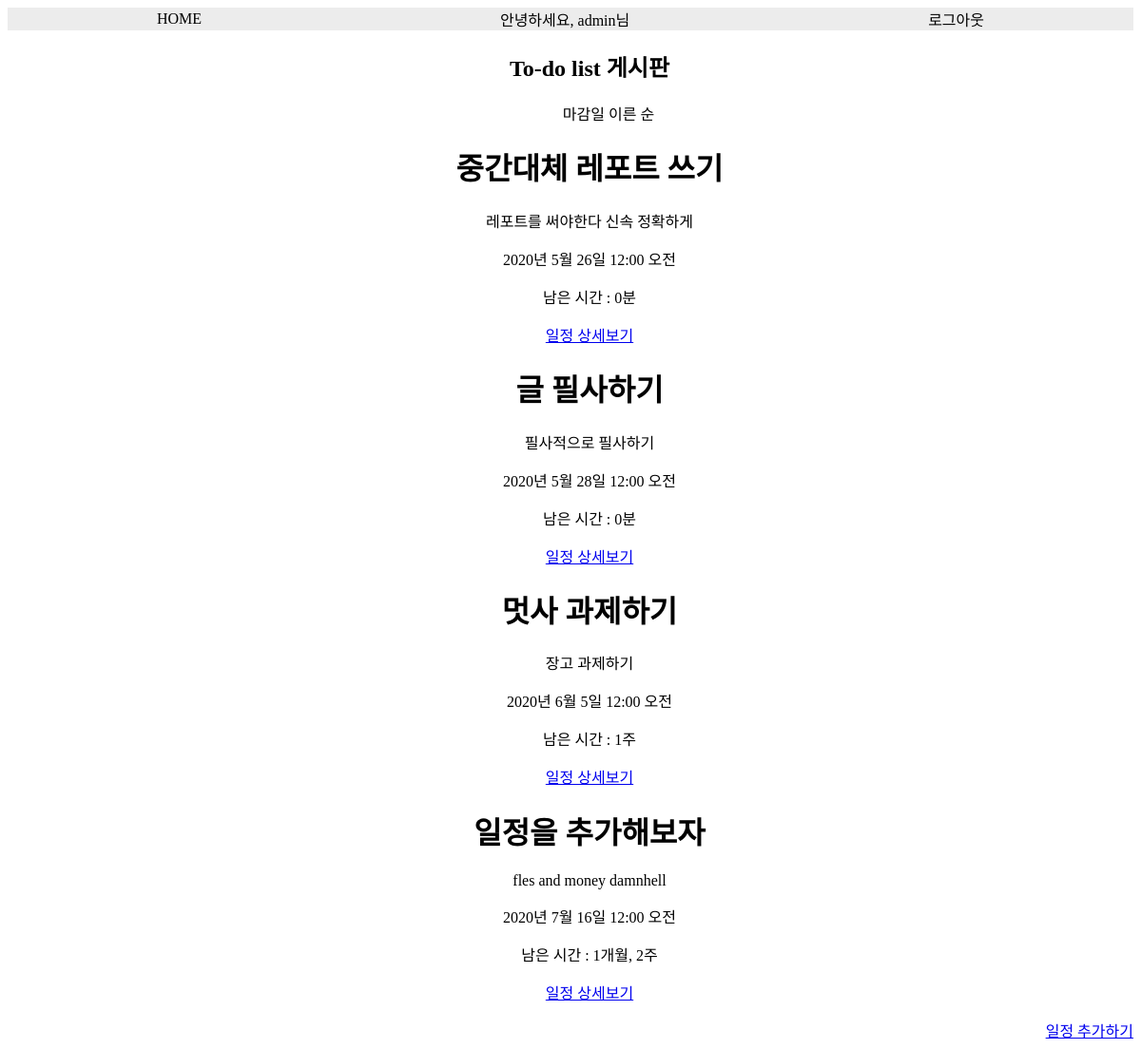
The app's page / (signed in) with its own data.
### blog/models.py (models this page shows, shortened)
class Todo(models.Model):
    title = models.CharField(max_length = 100)
    content = models.TextField(null=True)
    deadline = models.DateTimeField(null=True)
    author = models.ForeignKey(User, on_delete=models.CASCADE, related_name='posts')

### blog/views.py (the view)
# urls.py: 2. Add a URL to urlpatterns:  path('', views.home, name='home')
def home(request):
    todos = Todo.objects.all().order_by('deadline')
    now = datetime.now()
    context = {
        'todos' : todos,
        }
    return render(request, 'home.html', context)

### blog/templates/home.html (shortened to what this page needs)
{% extends 'base.html' %}
{% block css %}
{% load static %}
<link rel="stylesheet" href="{% static 'home.css' %}">
{% endblock css %}
{% block content %}
<div class = "top">
    <div class = "title">
        <h2>To-do list 게시판</h2>
        <p>마감일 이른 순</p>
    </div>
</div>
<div class = "middle">
    {% for todo in todos %}
    <ul>
        <h1>{{todo.title}}</h1>
        <p>{{todo.content}}</p>
        <p>{{todo.deadline}}</p>
        <p>남은 시간 : {{todo.deadline|timeuntil}}</p>
        <a href = "{% url 'detail' todo.pk %}">일정 상세보기</a>
    </ul>
    {% endfor %}
</div>
<div class = "add_to_do">
    <a href = "{% url 'new' %}">일정 추가하기</a>
</div>
{% endblock content %}

### blog/templates/base.html (shortened to what this page needs)
{% load socialaccount %}
<!DOCTYPE html>
<html lang="en">
<head>
    {% block css %}
    {% endblock css %}
</head>
<body>
    <div class="nav-bar">
      <a class="nav-item" href="{% url 'home' %}">HOME</a>
      {% if user.is_authenticated %}
      <div class="nav-item">안녕하세요, {{ user.username }}님</div>
      <a class="nav-item" href="{% url 'logout' %}">로그아웃</a>
      {% else %}
      <a class="nav-item" href="{% url 'login' %}">로그인</a>
      <a class="nav-item" href="{% provider_login_url 'kakao' %}">카카오 로그인</a>
      <a class="nav-item" href="{% url 'signup' %}">회원가입</a>
      {% endif %}
    </div>
    {% block content %}
    {% endblock content %}
</body>
</html>

### blog/static/home.css (style rules this page uses)
.nav-bar { width: 100%; background-color: #ececec; display: flex; justify-content: space-around; align-items: center; }
.nav-item { color: black; text-decoration: none; }
.top { text-align: center; padding-left: 40px; }
.title p { text-align: center; padding-left: 40px; }
.middle { text-align: center; }
.add_to_do { text-align: end; }

### records on screen
Todo: title "중간대체 레포트 쓰기", content "레포트를 써야한다 신속 정확하게", deadline "2020년 5월 26일 12:00 오전", deadline "0분"
Todo: title "글 필사하기", content "필사적으로 필사하기", deadline "2020년 5월 28일 12:00 오전", deadline "0분"
Todo: title "멋사 과제하기", content "장고 과제하기", deadline "2020년 6월 5일 12:00 오전", deadline "1주"
Todo: title "일정을 추가해보자", content "fles and money damnhell", deadline "2020년 7월 16일 12:00 오전", deadline "1개월, 2주"

### other values on screen
{{ user.username }} "admin"
